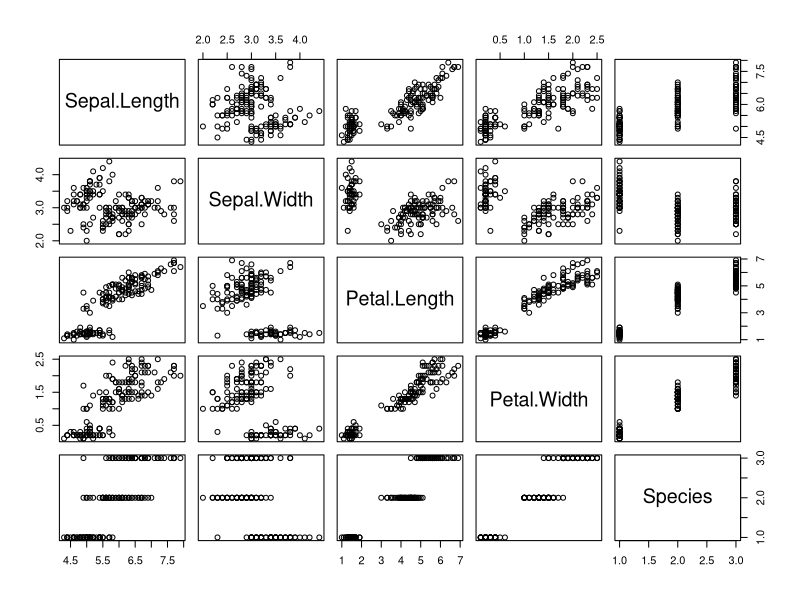
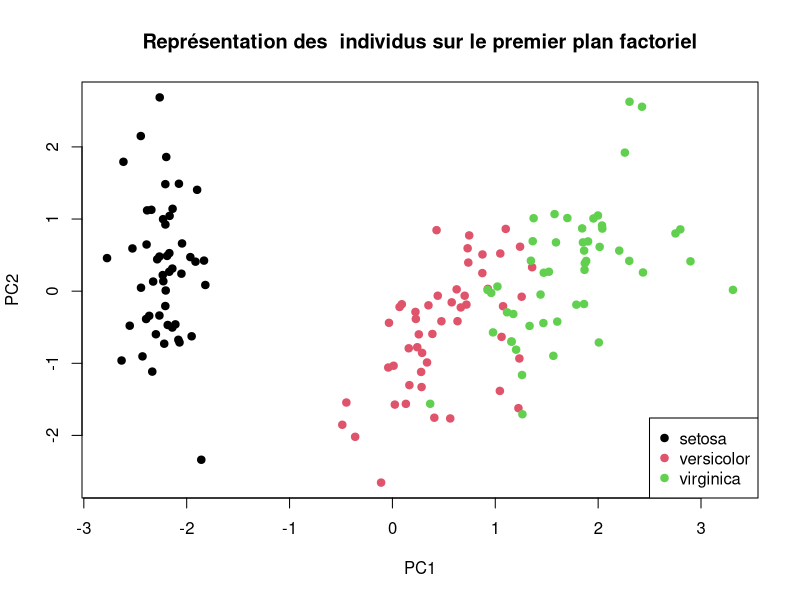
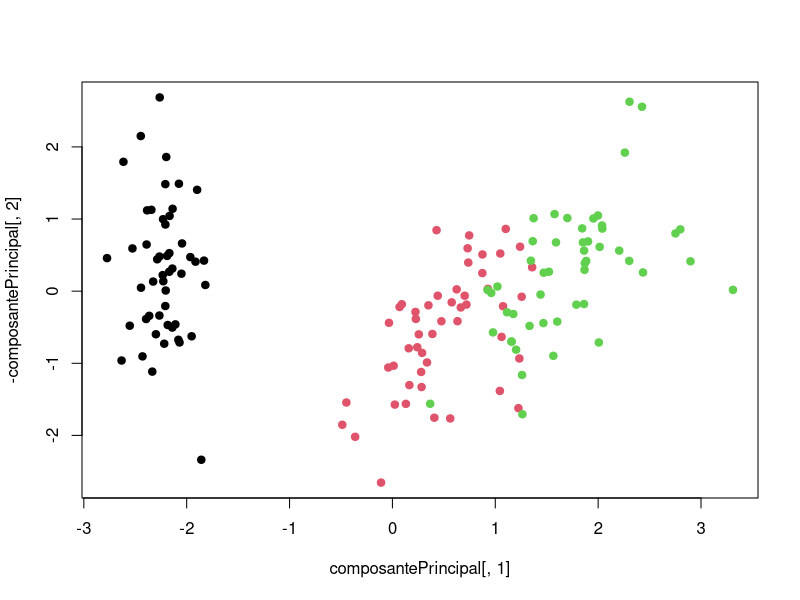
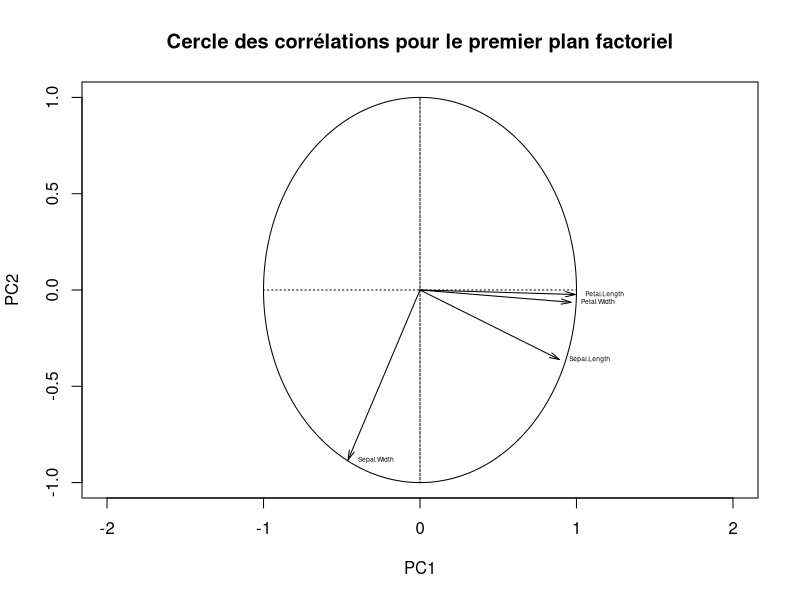

Source code (R) for these figures, in order: (Note: this script raises an error after producing the figures.)
rm(list=ls())

library(MASS)

###Exo 1
#1
#sigma=1
p<-0.5
mu1<-3
mu0<-1 #mu1>mu0
y<-rbinom(1,1,p)
x<-y*rnorm(1,mu1)+(1-y)*rnorm(1,mu0)
a<-(mu1-mu0)
b<-(mu1^2-mu0^2)/2
pred<-a*x>=b

#2
risque_bayes<-function(n,p,mu0,mu1){
  if (mu1<mu0) stop("Erreur mu1 doit être plus grand que mu0")
  if (p<=0 | p>=1) stop("Erreur p doit être compris entre 0 et 1")
  y<-rbinom(n,1,p)
  x<-y*rnorm(n,mu1)+(1-y)*rnorm(n,mu0)
  a<-(mu1-mu0)
  b<-(mu1^2-mu0^2)/2-log(p/(1-p))
  pred<-a*x>=b
  return(mean(pred!=y))
}
p<-0.5
risque_bayes(100000,p,mu0=1,mu1=3)
risque_bayes(100000,p,mu0=2,mu1=3)
risque_bayes(100000,p,mu0=2.5,mu1=3)
risque_bayes(100000,p,mu0=3,mu1=3)

mu0=1;mu1=3 #changer valeurs de mu0 et mu1 et observer l'evolution du risque
1-pnorm((mu1-mu0)/2) #risque oracle theorique (voir TD)

#3
#a
# data_train=data.frame(Y=grouptrain,X1=X[,1],X2=X[,2])
# fit=lda(Y~X1+X2,data=data_train)

n=100
y.train <- rbinom(n,1,p)
x.train <- y.train*rnorm(n,mu1,1)+(1-y.train)*rnorm(n,mu0,1)
datatrain<-data.frame(y=y.train,x=x.train)
model.lda <- lda(y~x,data=datatrain)
y.test <- rbinom(1000,1,p)
x.test <- y.test*rnorm(1000,mu1)+(1-y.test)*rnorm(1000,mu0)
newdata=data.frame(x=x.test,y=y.test)
pred.lda <- predict(model.lda, newdata = newdata) # voir help(predict.lda) 
risque.estim <- mean(pred.lda$class!=y.test)

#b
risques<-function(n,p,mu0,mu1){
  y.train <- rbinom(n,1,p)
  x.train <- y.train*rnorm(n,mu1,1)+(1-y.train)*rnorm(n,mu0,1)
  datatrain<-data.frame(y=y.train,x=x.train)
  model.lda <- lda(y~x,data=datatrain)
  y.test <- rbinom(1000,1,p)
  x.test <- y.test*rnorm(1000,mu1)+(1-y.test)*rnorm(1000,mu0)
  newdata=data.frame(x=x.test,y=y.test)
  pred.lda <- predict(model.lda, newdata = newdata)
  
  a<-(mu1-mu0)
  b<-(mu1^2-mu0^2)/2
  pred.bayes<-a*x.test>=b
  
  risque.lda <- mean(pred.lda$class!=y.test)
  risque.bayes <- mean(pred.bayes!=y.test)
  return(list(risque.lda=risque.lda,risque.bayes=risque.bayes))
}

risques(100,p,mu0,mu1)
risques(1000,p,mu0,mu1)
risques(100000,p,mu0,mu1)

###Exo 2
summary(iris)
pairs(iris)
cor(iris[,1:4])

AcpIris <- princomp(iris[,1:4], cor = T, scores =T)

AcpIris$sdev

#Contribution des axes a l'inertie totale
sum(AcpIris$sdev[1:2]^2)/sum(AcpIris$sdev^2)

#Representation des individus sur le premier plan factoriel
plot(AcpIris$scores[,1:2], col = iris$Species, pch = 19, 
     main ="Représentation des  individus sur le premier plan factoriel", 
     xlab = "PC1", ylab = "PC2")
legend("bottomright", legend  = unique(iris$Species) , 
       col = unique(iris$Species), pch = 19)

#ACP a la main
dataMatrix <- iris[,1:4]
cenRed <- function(x){y <- sqrt((1/nrow(dataMatrix))*sum((x - mean(x))^2))
out <- (x - mean(x))/y
return(out)}
dataNew <- apply(dataMatrix, 2, cenRed)


V <- (1/nrow(dataNew))*(t(dataNew)%*%dataNew)
diagoV <- eigen(V)


composantePrincipal <- apply(diagoV[[2]],2, function(x){out <- dataNew%*%x
return(out)})
valeurPrincipal <- diagoV[[1]]
correlations <- matrix(c(sqrt(valeurPrincipal[1])*diagoV[[2]][,1], 
                         sqrt(valeurPrincipal[2])*diagoV[[2]][,2]), ncol = 2)

plot(composantePrincipal[,1],-composantePrincipal[,2], col = iris$Species, pch = 19)

#Cercle des correlations
u <- seq(0,2*pi,0.001)
plot(cos(u), sin(u), type = "l", 
     main = "Cercle des corrélations pour le premier plan factoriel", 
     xlab = "PC1", ylab = "PC2", xlim = c(-2,2))
polygon(c(0,0),c(-1,1),  lty = 3)
polygon(c(-1,1), c(0,0), lty = 3)

aux1 <- sapply(1:ncol(dataNew), 
               function(int){arrows(0,0,correlations[int,1],correlations[int,2], 
                                    angle = 15, length = 0.10)
                 text(correlations[int, 1],correlations[int,2], 
                      labels = colnames(dataNew)[int], cex = 0.4, pos  = 4)})


rownames(correlations) <- colnames(dataNew)
round(apply(correlations,1, function(x){sum(x^2)}), digits =2)

#on travaille sur le jeu de donnees ne contenant pas setosa
iris2 <- iris[iris[,5]!="setosa",]
iris2$Species<-droplevels(iris2$Species) 
#pour enlever la modalite setosa qui est inexistante

Nrep <- 100
error <- matrix(NA, nrow = Nrep, ncol = 2)
colnames(error) <- c("knn",  "lda")

for (ii in 1:Nrep){
  N <- 80
  idx1 <- sample(1:50, N/2, replace = F)
  idx0 <- sample(51:100, N/2, replace = F)
  dataL <- iris2[c(idx1,idx0),]
  dataV <- iris2[-c(idx1,idx0),]
  pred.knn <- knn(train = dataL[,-5], test = dataV[,-5], 
                  cl = dataL[,5], k = 3, prob = F)
  fit.lda <- lda(as.matrix(dataL[,-5]), dataL[,5])
  pred.lda <- predict(fit.lda, newdata = as.matrix(dataV[,-5]))$class
  error[ii,] <- c(mean(pred.knn!= dataV[,5]),
                  mean(pred.lda!= dataV[,5]) )
}

errorFinal <- print(round(apply(error,2,mean), digits=2))


boxplot(error,main  = "boxplot des erreurs de classification", col = 3:5)



